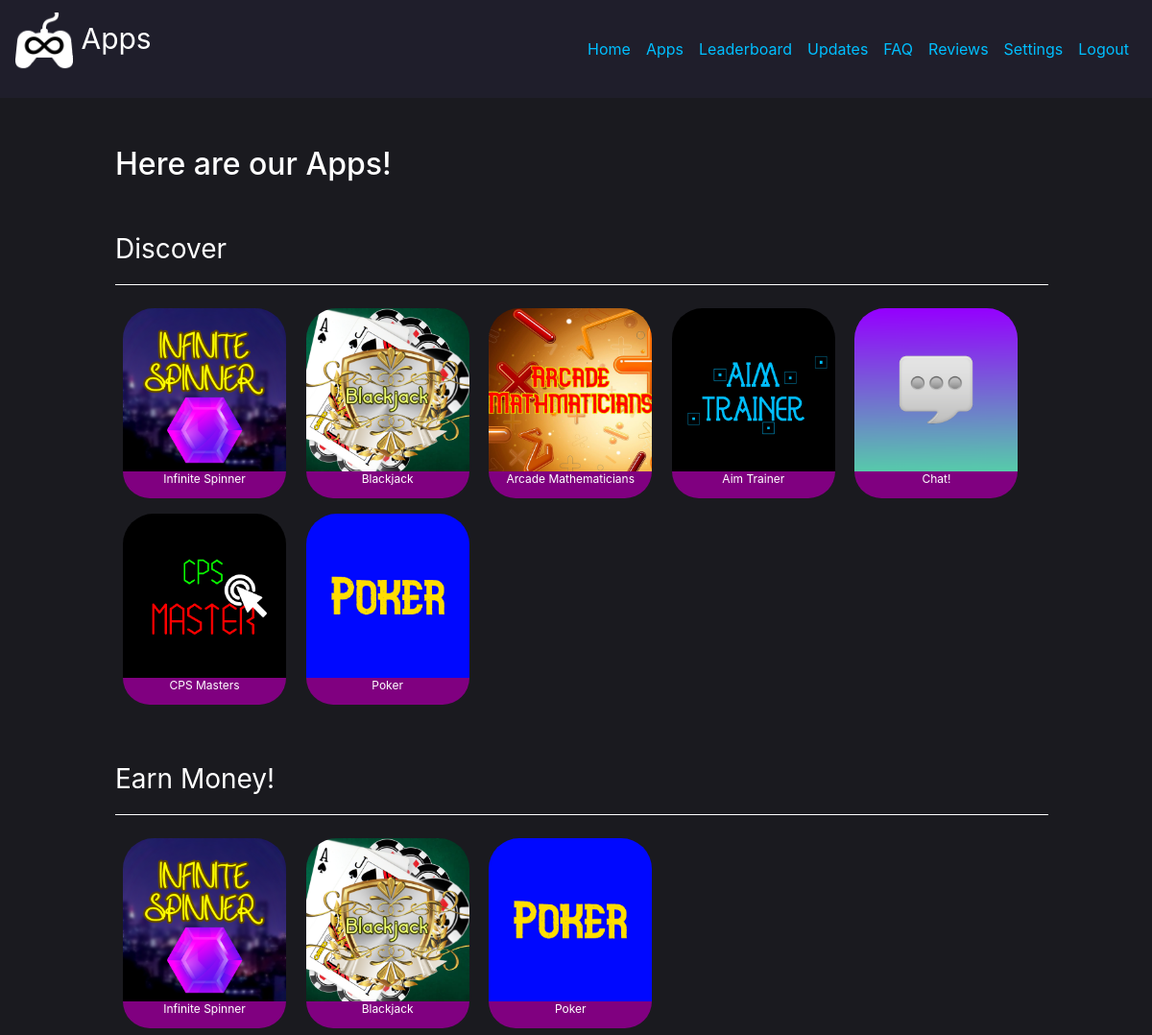
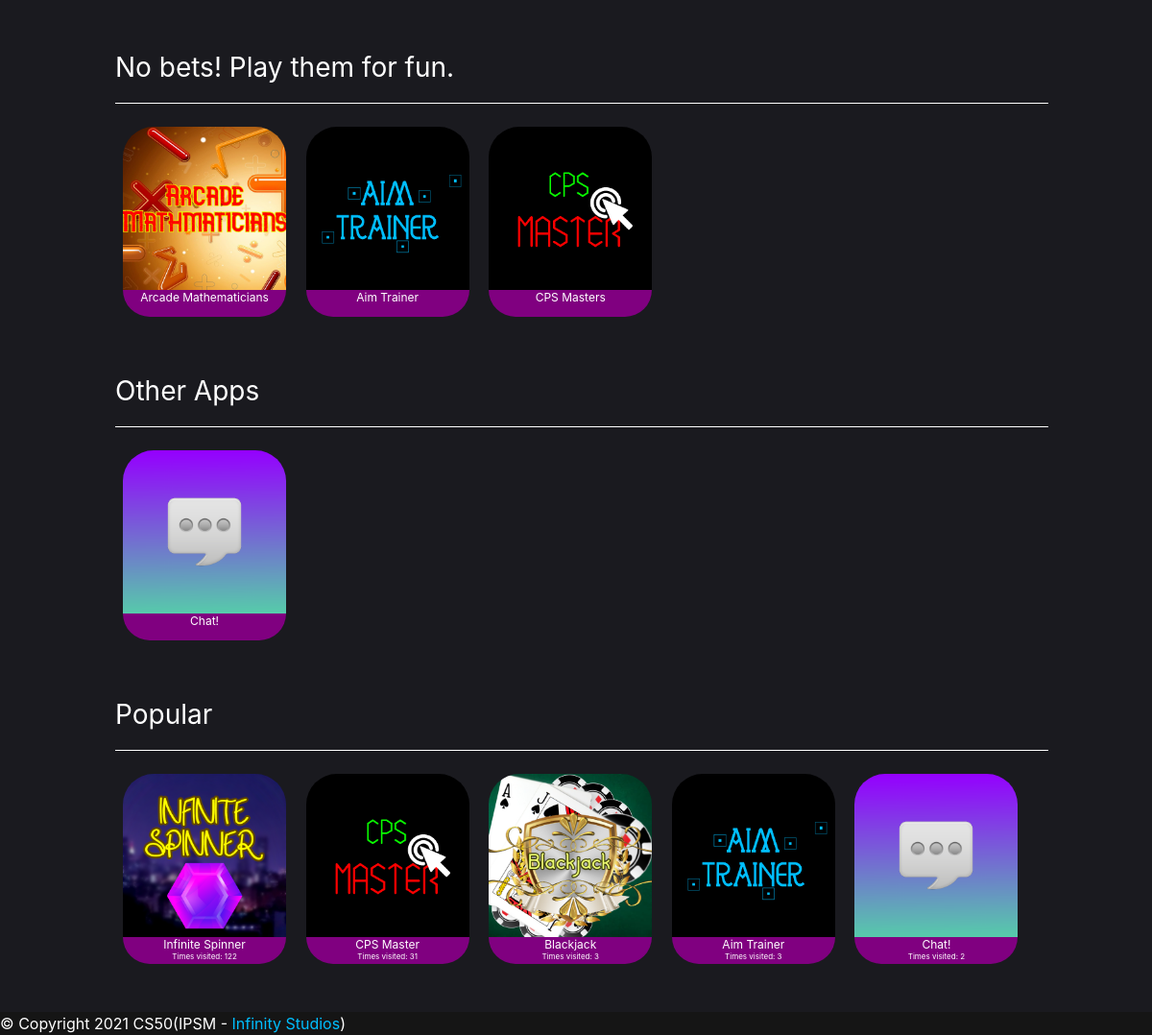
The app's page /apps with its own data (2 pictures, top to bottom).
### tables this page shows
CREATE TABLE games (id integer, name text not null, image text not null, money text not null, primary key(id));

### application.py (the view)
@app.route("/apps")
def apps():
    games = db.execute("select * from games")
    earnable = db.execute("select name, image from games where money = ?", "true")
    popular = db.execute("select image, name, count(*) as count from history group by name order by count desc")
    multi = db.execute("select name, image from games where money = ?", "multi")
    fun = db.execute("select name, image from games where money = ?", "false")
    return render_template("apps.html", games=games, popular=popular, earnable=earnable, fun=fun, multi=multi)

### templates/apps.html (shortened to what this page needs)
{% extends "layout.html" %}
{%block page%}Apps{%endblock%}
{% block body %}
    <h2 id="title">Here are our Apps!</h2>
    <div class="topics">Discover</div>
    <hr>
    <div id="games">
    {%for item in games%}
        <div class="game-box">
            <a href="/{{item.image}}/info"><img class="game-img" src="/static/{{item.image}}.png"></a>
            <div class="game-name">
                {{item.name}}
            </div>
        </div>
    {%endfor%}
    </div>
    <div class="topics">Earn Money!</div>
    <hr>
    <div id="games">
    {%for item in earnable %}
        <div class="game-box">
            <a href="/{{item.image}}/info"><img class="game-img" src="/static/{{item.image}}.png"></a>
            <div class="game-name">
                {{item.name}}
            </div>
        </div>
    {%endfor%}
    </div>
    <div class="topics">No bets! Play them for fun.</div>
    <hr>
    <div id="games">
    {%for item in fun %}
        <div class="game-box">
            <a href="/{{item.image}}/info"><img class="game-img" src="/static/{{item.image}}.png"></a>
            <div class="game-name">
                {{item.name}}
            </div>
        </div>
    {%endfor%}
    </div>
    <div class="topics">Other Apps</div>
    <hr>
    <div id="games">
    {%for item in multi %}
        <div class="game-box">
            <a href="/{{item.image}}/info"><img class="game-img" src="/static/{{item.image}}.png"></a>
            <div class="game-name">
                {{item.name}}
            </div>
        </div>
    {%endfor%}
    </div>
    <div class="topics">Popular</div>
    <hr>
    <div id="popular">
    {%for item in popular%}
        <div class="game-box">
            <a href="/{{item.image}}/info"><img class="game-img" src="/static/{{item.image}}.png"></a>
            <div class="game-name">
                {{item.name}} <p class="visited">Times visited: {{item.count}}</p>
            </div>
        </div>
    {%endfor%}
    </div>
{% endblock %}

### templates/layout.html (shortened to what this page needs)
<!DOCTYPE html>
<html lang="en">
    <head>
        <link rel="stylesheet" href="https://cdn.jsdelivr.net/npm/bootstrap@4.5.3/dist/css/bootstrap.min.css">
    </head>
    <body>
        <nav class="navbar navbar-expand-xl navbar-dark" id="navbar">
            <p style="font-size:2.5vw;" class="navbar-brand"><img style="height: 5vw; width: 5vw;" src="/static/favicon.png">    {%block page%}{%endblock%}</p>
            <div id="navbarMenu" class="collapse navbar-collapse">
                <ul class="navbar-nav ml-auto">
                    <li class="nav-item">
                        <a href="/home" class="nav-link" style="color:#00bfff;">Home</a>
                    </li>
                    <li class="nav-item">
                        <a href="/apps" class="nav-link" style="color:#00bfff;">Apps</a>
                    </li>
                    <li class="nav-item">
                        <a href="/leaderboard" class="nav-link" style="color:#00bfff;">Leaderboard</a>
                    </li>
                    <li class="nav-item">
                        <a href="/updates" class="nav-link" style="color:#00bfff;">Updates</a>
                    </li>
                    <li class="nav-item">
                        <a href="/FAQ" class="nav-link" style="color:#00bfff;">FAQ</a>
                    </li>
                    <li class="nav-item">
                        <a href="/reviews" class="nav-link" style="color:#00bfff;">Reviews</a>
                    </li>
                    <li class="nav-item">
                        <a href="/settings" class="nav-link" style="color:#00bfff;">Settings</a>
                    </li>
                    <li class="nav-item">
                        <a href="/logout" class="nav-link" style="color:#00bfff;">Logout</a>
                    </li>
                </ul>
            </div>
        </nav>
        <main id="main" style="padding-top:50px; padding-bottom:50px; padding-left: 10vw;">{% block body %}{% endblock %}</main>
        <footer class="footer bottom" style="bottom:0px; width:100%; height:60%; background-color:#151515;">
            <div style="background-color:#151515;" class="fixed-bottom ml-auto">© Copyright 2021 CS50(IPSM - <a href="https://bradleyjoe007.github.io">Infinity Studios</a>)</div>
        </footer>
    </body>
</html>

### templates/layout.html (style rules this page uses)
a { color:#00bfff; }
body { background-color:#1a1a1f; color:white; }
#navbar { background-color:#1f1e2b; }

### templates/apps.html (style rules this page uses)
@media (min-width: 1025px) and (max-width: 1280px) { #title { font-size:2rem; } }
@media (min-width: 1025px) and (max-width: 1280px) { .topics { font-size:1.75rem; margin-top:3rem; } }
@media (min-width: 1025px) and (max-width: 1280px) { hr { width:90%; margin-right:10%; border-color:white; } }
@media (min-width: 1025px) and (max-width: 1280px) { #games { width:90%; } }
@media (min-width: 1025px) and (max-width: 1280px) { #popular { width:90%; margin-bottom:1rem; } }
@media (min-width: 1025px) and (max-width: 1280px) { .game-box { margin:0.5rem; width:17.5%; display:inline-block; } }
@media (min-width: 1025px) and (max-width: 1280px) { .game-img { width:100%; border-top-left-radius:2rem; border-top-right-radius:2rem; } }
@media (min-width: 1025px) and (max-width: 1280px) { .game-name { border-bottom-left-radius:2rem; border-bottom-right-radius:2rem; background-color:purple; font-size:0.75rem; height:1.75rem; text-align:center; line-height:1rem; } }
@media (min-width: 1025px) and (max-width: 1280px) { .visited { font-size:0.5rem; line-height:0.5rem; } }

### records on screen
games: image (picture), name "Infinite Spinner"
games: image (picture), name "Blackjack"
games: image (picture), name "Arcade Mathematicians"
games: shows a picture, name "Aim Trainer"
games: image (picture), name "Chat!"
games: shows a picture, name "CPS Masters"
games: image (picture), name "Poker"

### other values on screen
{{ item.name }} "Infinite Spinner" "CPS Master" "Blackjack" "Aim Trainer" "Chat!"
{{ item.count }} "122" "31" "3" "3" "2"
